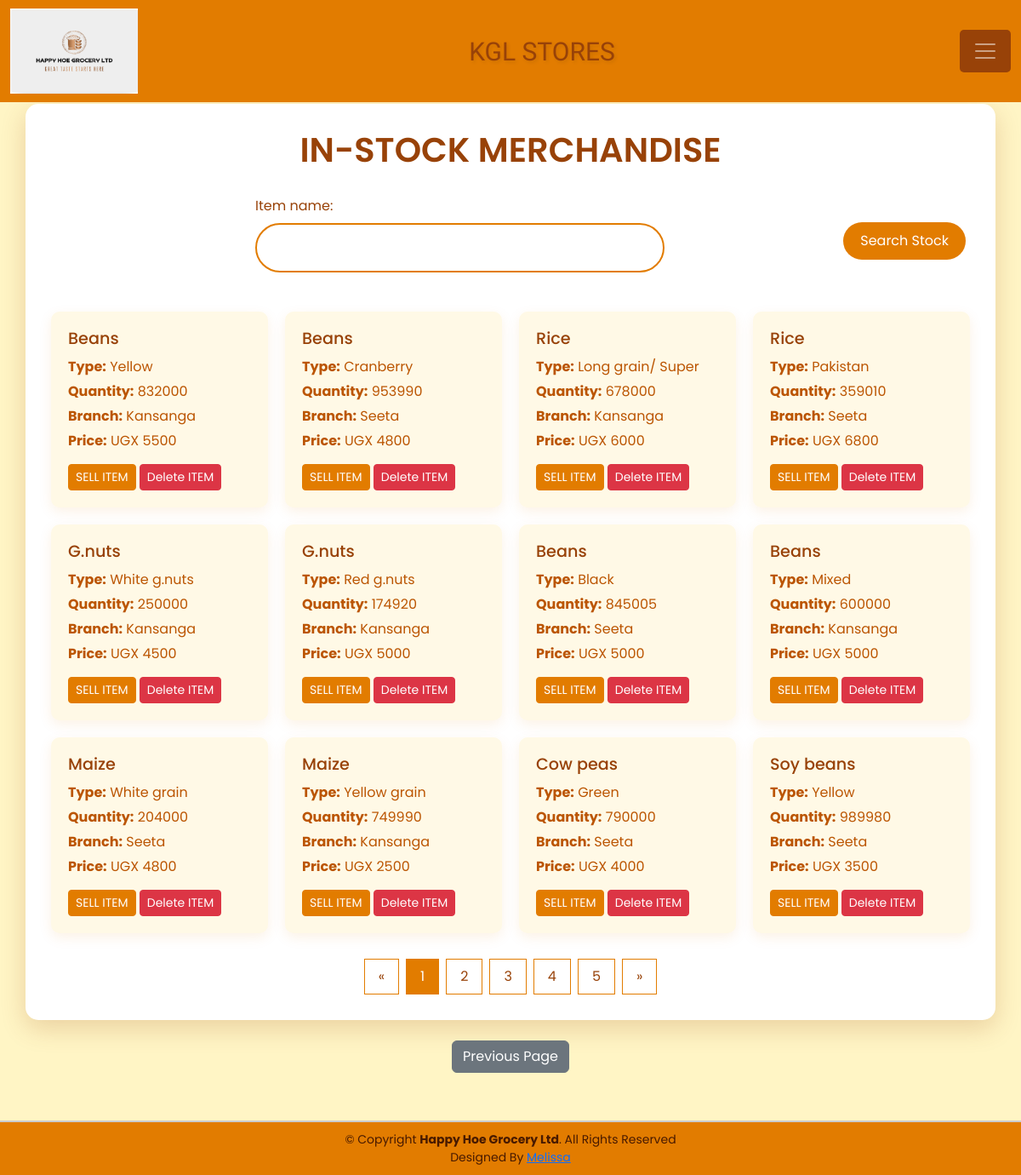
/home/ (signed in), run on an earlier commit of the app's database.
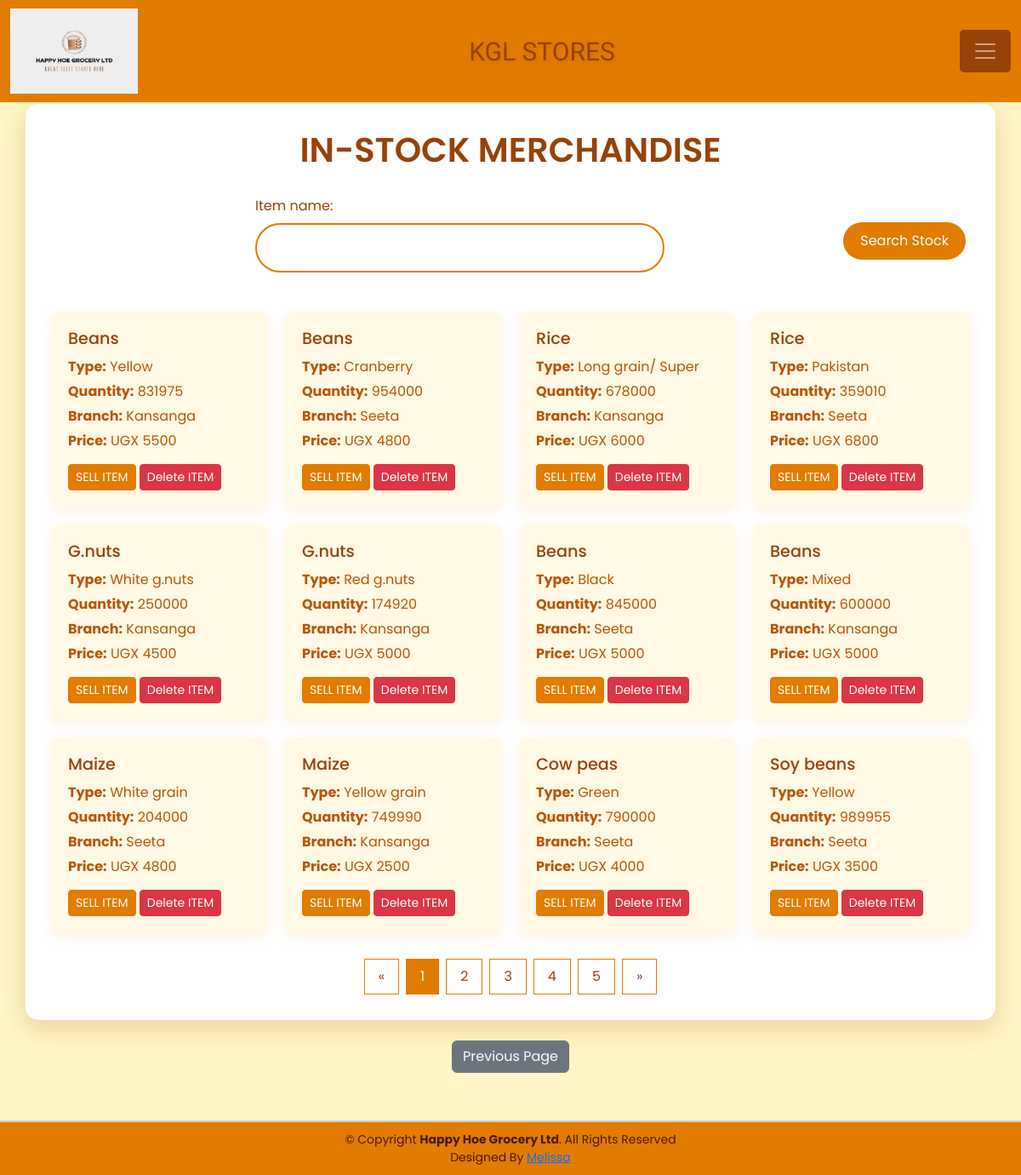
And on a later commit of the database.
### Grocery_app/models.py (models this page shows, shortened)
class Stockx(models.Model):
    item_name = models.CharField(max_length=50, null=True, blank=True)
    stock_type = models.CharField(max_length=50, null=True, blank=True)
    stock_source = models.CharField(max_length=50, null=True, blank=True)
    unit_cost = models.IntegerField(default=0, null=True, blank=True)
    unit_price = models.IntegerField(default=0, null=True, blank=True)
    total_quantity = models.IntegerField(default=0, null=True, blank=True)
    stock_branch = models.CharField(max_length=50, null=True, blank=True)
    stock_date = models.DateTimeField(auto_now_add=True, null=True, blank=True) #Automtically sets it when object is first recorded.
    stock_time = models.TimeField(auto_now_add=True, null=True, blank=True)
    stock_dealer = models.CharField(max_length=50, null=True, blank=True)
    stock_contact = models.IntegerField(default=0, null=True, blank=True)
    issued_quantity = models.IntegerField(default=0, null=True, blank=True)

### Grocery_app/views.py (the view)
# urls.py: path('home/',views.home,name = "home"),
@login_required
def home(request):
    products = Stockx.objects.all().order_by('-id') #we're creating a variable called stock, arranged by their orders called ids
    product_filters = StockFilter(request.GET, queryset=products)
    products = product_filters.qs
    return render(request, 'Grocery_app/home.html', {'products': products, 'product_filters': product_filters})

### Grocery_app/templates/Grocery_app/home.html (shortened to what this page needs)
{% extends 'Grocery_app/base.html' %}
{% block content %}
<div class="container">
    <h1>IN-STOCK MERCHANDISE</h1>
    <div class="search-container">
        <form action="" method="GET">
            {{ product_filters.form.as_p }}
            <button type="submit" class="btn btn-search">Search Stock</button>
        </form>
    </div>
    <div class="products-grid">
        {% for product in products %}
        <div class="product-card">
            <h3>{{ product.item_name }}</h3>
            <div class="product-info">
                <p><strong>Type:</strong> {{ product.stock_type }}</p>
                <p><strong>Quantity:</strong> {{ product.total_quantity }}</p>
                <p><strong>Branch:</strong> {{ product.stock_branch }}</p>
                <p><strong>Price:</strong> UGX {{ product.unit_price }}</p>
            </div>
            <div class="product-actions">
                <a href="{% url 'product_detail' product.id %}" class="btn btn-sell btn-sm">SELL ITEM</a>
                <button class="btn btn-delete btn-sm" onclick="openDeleteModal({{ product.id }})">Delete ITEM</button>
            </div>
        </div>
        {% endfor %}
    </div>
    <div class="pagination">
        <a href="#">&laquo;</a>
        <a href="#" class="active">1</a>
        <a href="#">2</a>
        <a href="#">3</a>
        <a href="#">4</a>
        <a href="#">5</a>
        <a href="#">&raquo;</a>
    </div>
</div>
<div class="d-flex justify-content-center mt-4 mb-5">
    <a href="{% url 'login2' %}" class="btn btn-secondary">Previous Page</a>
</div>
{% endblock %}

What changed in the data, as far as the page shows it:
changed Stockx (number 1 of 12 on the later page): total_quantity "832000" → "831975"
changed Stockx "Cranberry": total_quantity "953990" → "954000"
changed Stockx "Black": total_quantity "845005" → "845000"
changed Stockx "Soy beans": total_quantity "989980" → "989955"
